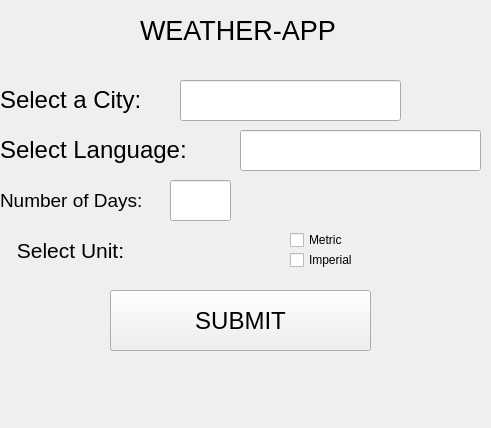
<?xml version="1.0" encoding="UTF-8"?>
<ui version="4.0">
 <class>MainWindow</class>
 <widget class="QMainWindow" name="MainWindow">
  <property name="geometry">
   <rect>
    <x>0</x>
    <y>0</y>
    <width>491</width>
    <height>428</height>
   </rect>
  </property>
  <property name="windowTitle">
   <string>MainWindow</string>
  </property>
  <property name="styleSheet">
   <string notr="true">background-image: url(:/Background for weather app/Background_Sky.png);</string>
  </property>
  <widget class="QWidget" name="centralwidget">
   <widget class="QPushButton" name="self_submit_button">
    <property name="geometry">
     <rect>
      <x>110</x>
      <y>290</y>
      <width>261</width>
      <height>61</height>
     </rect>
    </property>
    <property name="maximumSize">
     <size>
      <width>261</width>
      <height>61</height>
     </size>
    </property>
    <property name="font">
     <font>
      <family>Arial</family>
      <pointsize>18</pointsize>
      <weight>50</weight>
      <bold>false</bold>
     </font>
    </property>
    <property name="focusPolicy">
     <enum>Qt::NoFocus</enum>
    </property>
    <property name="contextMenuPolicy">
     <enum>Qt::NoContextMenu</enum>
    </property>
    <property name="styleSheet">
     <string notr="true"/>
    </property>
    <property name="text">
     <string>SUBMIT</string>
    </property>
    <property name="iconSize">
     <size>
      <width>40</width>
      <height>40</height>
     </size>
    </property>
    <property name="checkable">
     <bool>false</bool>
    </property>
    <property name="default">
     <bool>false</bool>
    </property>
    <property name="flat">
     <bool>false</bool>
    </property>
   </widget>
   <widget class="QLabel" name="self_location_label">
    <property name="geometry">
     <rect>
      <x>0</x>
      <y>80</y>
      <width>181</width>
      <height>41</height>
     </rect>
    </property>
    <property name="maximumSize">
     <size>
      <width>181</width>
      <height>41</height>
     </size>
    </property>
    <property name="styleSheet">
     <string notr="true">border-color: rgb(0, 0, 0);</string>
    </property>
    <property name="text">
     <string>&lt;html&gt;&lt;head/&gt;&lt;body&gt;&lt;p&gt;&lt;span style=&quot; font-size:18pt;&quot;&gt;Select a City:&lt;/span&gt;&lt;/p&gt;&lt;/body&gt;&lt;/html&gt;</string>
    </property>
   </widget>
   <widget class="QLabel" name="self_language_label">
    <property name="geometry">
     <rect>
      <x>0</x>
      <y>130</y>
      <width>241</width>
      <height>41</height>
     </rect>
    </property>
    <property name="text">
     <string>&lt;html&gt;&lt;head/&gt;&lt;body&gt;&lt;p&gt;&lt;span style=&quot; font-size:18pt;&quot;&gt;Select Language:&lt;/span&gt;&lt;/p&gt;&lt;/body&gt;&lt;/html&gt;</string>
    </property>
   </widget>
   <widget class="QLabel" name="self_days_label">
    <property name="geometry">
     <rect>
      <x>0</x>
      <y>180</y>
      <width>171</width>
      <height>41</height>
     </rect>
    </property>
    <property name="maximumSize">
     <size>
      <width>171</width>
      <height>41</height>
     </size>
    </property>
    <property name="text">
     <string>&lt;html&gt;&lt;head/&gt;&lt;body&gt;&lt;p&gt;&lt;span style=&quot; font-size:14pt;&quot;&gt;Number of Days:&lt;/span&gt;&lt;/p&gt;&lt;/body&gt;&lt;/html&gt;</string>
    </property>
   </widget>
   <widget class="QCheckBox" name="self_metric_checkbox">
    <property name="geometry">
     <rect>
      <x>290</x>
      <y>230</y>
      <width>81</width>
      <height>20</height>
     </rect>
    </property>
    <property name="maximumSize">
     <size>
      <width>81</width>
      <height>20</height>
     </size>
    </property>
    <property name="styleSheet">
     <string notr="true"/>
    </property>
    <property name="text">
     <string>Metric</string>
    </property>
   </widget>
   <widget class="QCheckBox" name="self_imperial_checkbox">
    <property name="geometry">
     <rect>
      <x>290</x>
      <y>250</y>
      <width>81</width>
      <height>20</height>
     </rect>
    </property>
    <property name="maximumSize">
     <size>
      <width>81</width>
      <height>20</height>
     </size>
    </property>
    <property name="styleSheet">
     <string notr="true"/>
    </property>
    <property name="text">
     <string>Imperial</string>
    </property>
   </widget>
   <widget class="QLabel" name="self_title_label">
    <property name="geometry">
     <rect>
      <x>140</x>
      <y>0</y>
      <width>241</width>
      <height>61</height>
     </rect>
    </property>
    <property name="maximumSize">
     <size>
      <width>241</width>
      <height>61</height>
     </size>
    </property>
    <property name="styleSheet">
     <string notr="true">font: 36pt &quot;Comic Sans MS&quot;;</string>
    </property>
    <property name="text">
     <string>&lt;html&gt;&lt;head/&gt;&lt;body&gt;&lt;p&gt;&lt;span style=&quot; font-size:20pt;&quot;&gt;WEATHER-APP&lt;/span&gt;&lt;/p&gt;&lt;/body&gt;&lt;/html&gt;</string>
    </property>
   </widget>
   <widget class="QLineEdit" name="self_days_edit">
    <property name="geometry">
     <rect>
      <x>170</x>
      <y>180</y>
      <width>61</width>
      <height>41</height>
     </rect>
    </property>
    <property name="font">
     <font>
      <family>MS Sans Serif</family>
      <pointsize>12</pointsize>
      <weight>50</weight>
      <italic>false</italic>
      <bold>false</bold>
     </font>
    </property>
    <property name="styleSheet">
     <string notr="true">background-image: url(:/Background for text/White Background.png);
font: 12pt &quot;MS Sans Serif&quot;;</string>
    </property>
    <property name="inputMask">
     <string/>
    </property>
    <property name="text">
     <string/>
    </property>
    <property name="maxLength">
     <number>2</number>
    </property>
   </widget>
   <widget class="QLineEdit" name="self_location_edit">
    <property name="geometry">
     <rect>
      <x>180</x>
      <y>80</y>
      <width>221</width>
      <height>41</height>
     </rect>
    </property>
    <property name="maximumSize">
     <size>
      <width>221</width>
      <height>41</height>
     </size>
    </property>
    <property name="font">
     <font>
      <family>MS Sans Serif</family>
      <pointsize>12</pointsize>
      <weight>50</weight>
      <italic>false</italic>
      <bold>false</bold>
     </font>
    </property>
    <property name="styleSheet">
     <string notr="true">background-image: url(:/Background for text/White Background.png);
font: 12pt &quot;MS Sans Serif&quot;;</string>
    </property>
    <property name="maxLength">
     <number>24</number>
    </property>
   </widget>
   <widget class="QLineEdit" name="self_language_edit">
    <property name="geometry">
     <rect>
      <x>240</x>
      <y>130</y>
      <width>241</width>
      <height>41</height>
     </rect>
    </property>
    <property name="maximumSize">
     <size>
      <width>241</width>
      <height>41</height>
     </size>
    </property>
    <property name="font">
     <font>
      <family>MS Sans Serif</family>
      <pointsize>12</pointsize>
      <weight>50</weight>
      <italic>false</italic>
      <bold>false</bold>
     </font>
    </property>
    <property name="styleSheet">
     <string notr="true">background-image: url(:/Background for text/White Background.png);
font: 12pt &quot;MS Sans Serif&quot;;</string>
    </property>
    <property name="maxLength">
     <number>24</number>
    </property>
    <property name="frame">
     <bool>true</bool>
    </property>
    <property name="clearButtonEnabled">
     <bool>false</bool>
    </property>
   </widget>
   <widget class="QLabel" name="self_unit_label">
    <property name="geometry">
     <rect>
      <x>0</x>
      <y>230</y>
      <width>141</width>
      <height>41</height>
     </rect>
    </property>
    <property name="text">
     <string>&lt;html&gt;&lt;head/&gt;&lt;body&gt;&lt;p align=&quot;center&quot;&gt;&lt;span style=&quot; font-size:16pt;&quot;&gt;Select Unit:&lt;/span&gt;&lt;/p&gt;&lt;/body&gt;&lt;/html&gt;</string>
    </property>
   </widget>
  </widget>
 </widget>
 <tabstops>
  <tabstop>self_location_edit</tabstop>
  <tabstop>self_language_edit</tabstop>
  <tabstop>self_days_edit</tabstop>
  <tabstop>self_metric_checkbox</tabstop>
  <tabstop>self_imperial_checkbox</tabstop>
 </tabstops>
 <resources>
  <include location="Test_resource.qrc"/>
 </resources>
 <connections/>
</ui>
